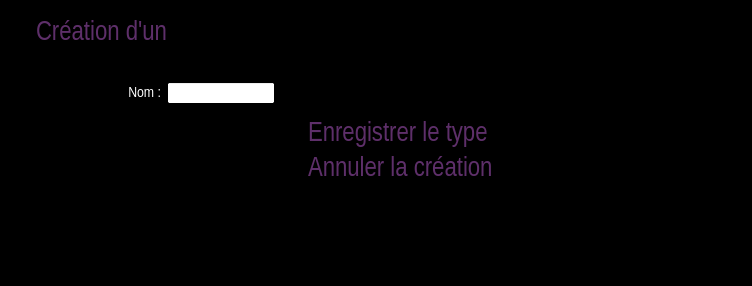
<?xml version="1.0" encoding="UTF-8"?>
<ui version="4.0">
 <class>CreateDotation</class>
 <widget class="QDialog" name="CreateDotation">
  <property name="geometry">
   <rect>
    <x>0</x>
    <y>0</y>
    <width>752</width>
    <height>286</height>
   </rect>
  </property>
  <property name="palette">
   <palette>
    <active>
     <colorrole role="WindowText">
      <brush brushstyle="SolidPattern">
       <color alpha="255">
        <red>94</red>
        <green>47</green>
        <blue>106</blue>
       </color>
      </brush>
     </colorrole>
     <colorrole role="Base">
      <brush brushstyle="SolidPattern">
       <color alpha="255">
        <red>255</red>
        <green>255</green>
        <blue>255</blue>
       </color>
      </brush>
     </colorrole>
     <colorrole role="Window">
      <brush brushstyle="SolidPattern">
       <color alpha="255">
        <red>0</red>
        <green>0</green>
        <blue>0</blue>
       </color>
      </brush>
     </colorrole>
    </active>
    <inactive>
     <colorrole role="WindowText">
      <brush brushstyle="SolidPattern">
       <color alpha="255">
        <red>94</red>
        <green>47</green>
        <blue>106</blue>
       </color>
      </brush>
     </colorrole>
     <colorrole role="Base">
      <brush brushstyle="SolidPattern">
       <color alpha="255">
        <red>255</red>
        <green>255</green>
        <blue>255</blue>
       </color>
      </brush>
     </colorrole>
     <colorrole role="Window">
      <brush brushstyle="SolidPattern">
       <color alpha="255">
        <red>0</red>
        <green>0</green>
        <blue>0</blue>
       </color>
      </brush>
     </colorrole>
    </inactive>
    <disabled>
     <colorrole role="WindowText">
      <brush brushstyle="SolidPattern">
       <color alpha="255">
        <red>120</red>
        <green>120</green>
        <blue>120</blue>
       </color>
      </brush>
     </colorrole>
     <colorrole role="Base">
      <brush brushstyle="SolidPattern">
       <color alpha="255">
        <red>0</red>
        <green>0</green>
        <blue>0</blue>
       </color>
      </brush>
     </colorrole>
     <colorrole role="Window">
      <brush brushstyle="SolidPattern">
       <color alpha="255">
        <red>0</red>
        <green>0</green>
        <blue>0</blue>
       </color>
      </brush>
     </colorrole>
    </disabled>
   </palette>
  </property>
  <property name="windowTitle">
   <string>Création d'un</string>
  </property>
  <property name="windowIcon">
   <iconset resource="pokersphere.qrc">
    <normaloff>:/img/Resources/sphere.ico</normaloff>:/img/Resources/sphere.ico</iconset>
  </property>
  <layout class="QHBoxLayout" name="horizontalLayout_2">
   <item>
    <layout class="QHBoxLayout" name="horizontalLayout">
     <item>
      <layout class="QVBoxLayout" name="verticalLayout_5">
       <property name="topMargin">
        <number>9</number>
       </property>
       <property name="rightMargin">
        <number>9</number>
       </property>
       <item>
        <layout class="QHBoxLayout" name="horizontalLayout_7">
         <property name="leftMargin">
          <number>25</number>
         </property>
         <property name="bottomMargin">
          <number>30</number>
         </property>
         <item>
          <widget class="QLabel" name="creationDotationLabel">
           <property name="font">
            <font>
             <family>Arial Narrow</family>
             <pointsize>20</pointsize>
            </font>
           </property>
           <property name="text">
            <string>Création d'un </string>
           </property>
          </widget>
         </item>
        </layout>
       </item>
       <item>
        <layout class="QHBoxLayout" name="horizontalLayout_13">
         <item>
          <widget class="QLabel" name="nomLabel">
           <property name="minimumSize">
            <size>
             <width>150</width>
             <height>20</height>
            </size>
           </property>
           <property name="maximumSize">
            <size>
             <width>150</width>
             <height>20</height>
            </size>
           </property>
           <property name="palette">
            <palette>
             <active>
              <colorrole role="WindowText">
               <brush brushstyle="SolidPattern">
                <color alpha="255">
                 <red>255</red>
                 <green>255</green>
                 <blue>255</blue>
                </color>
               </brush>
              </colorrole>
             </active>
             <inactive>
              <colorrole role="WindowText">
               <brush brushstyle="SolidPattern">
                <color alpha="255">
                 <red>255</red>
                 <green>255</green>
                 <blue>255</blue>
                </color>
               </brush>
              </colorrole>
             </inactive>
             <disabled>
              <colorrole role="WindowText">
               <brush brushstyle="SolidPattern">
                <color alpha="255">
                 <red>120</red>
                 <green>120</green>
                 <blue>120</blue>
                </color>
               </brush>
              </colorrole>
             </disabled>
            </palette>
           </property>
           <property name="font">
            <font>
             <family>Arial Narrow</family>
             <pointsize>11</pointsize>
            </font>
           </property>
           <property name="text">
            <string>Nom :</string>
           </property>
           <property name="alignment">
            <set>Qt::AlignRight|Qt::AlignTrailing|Qt::AlignVCenter</set>
           </property>
          </widget>
         </item>
         <item>
          <widget class="QLineEdit" name="nomLineEdit">
           <property name="maxLength">
            <number>100</number>
           </property>
          </widget>
         </item>
        </layout>
       </item>
       <item>
        <spacer name="verticalSpacer_3">
         <property name="orientation">
          <enum>Qt::Vertical</enum>
         </property>
         <property name="sizeHint" stdset="0">
          <size>
           <width>20</width>
           <height>40</height>
          </size>
         </property>
        </spacer>
       </item>
      </layout>
     </item>
     <item>
      <layout class="QVBoxLayout" name="verticalLayout_2">
       <property name="leftMargin">
        <number>9</number>
       </property>
       <item>
        <widget class="QLabel" name="logoLabel">
         <property name="maximumSize">
          <size>
           <width>256</width>
           <height>150</height>
          </size>
         </property>
         <property name="text">
          <string/>
         </property>
         <property name="pixmap">
          <pixmap resource="pokersphere.qrc">:/img/Resources/pokerSphere.gif</pixmap>
         </property>
         <property name="scaledContents">
          <bool>true</bool>
         </property>
         <property name="alignment">
          <set>Qt::AlignCenter</set>
         </property>
        </widget>
       </item>
       <item>
        <layout class="QVBoxLayout" name="verticalLayout_6">
         <property name="leftMargin">
          <number>9</number>
         </property>
         <item>
          <spacer name="verticalSpacer">
           <property name="orientation">
            <enum>Qt::Vertical</enum>
           </property>
           <property name="sizeHint" stdset="0">
            <size>
             <width>20</width>
             <height>40</height>
            </size>
           </property>
          </spacer>
         </item>
         <item>
          <widget class="QLabel" name="enregistrerDotationLabel">
           <property name="font">
            <font>
             <family>Arial Narrow</family>
             <pointsize>20</pointsize>
            </font>
           </property>
           <property name="text">
            <string>&lt;a href=&quot;a&quot; style=&quot;text-decoration:none;&quot;&gt;&lt;font color=&quot;#5E2F6A&quot;&gt;Enregistrer le type&lt;/font&gt;&lt;/a&gt;</string>
           </property>
          </widget>
         </item>
         <item>
          <widget class="QLabel" name="annulerCreationLabel">
           <property name="maximumSize">
            <size>
             <width>390</width>
             <height>16777215</height>
            </size>
           </property>
           <property name="font">
            <font>
             <family>Arial Narrow</family>
             <pointsize>20</pointsize>
            </font>
           </property>
           <property name="text">
            <string>&lt;a href=&quot;a&quot; style=&quot;text-decoration:none;&quot;&gt;&lt;font color=&quot;#5E2F6A&quot;&gt;Annuler la création&lt;/font&gt;&lt;/a&gt;</string>
           </property>
          </widget>
         </item>
         <item>
          <spacer name="verticalSpacer_2">
           <property name="orientation">
            <enum>Qt::Vertical</enum>
           </property>
           <property name="sizeHint" stdset="0">
            <size>
             <width>20</width>
             <height>40</height>
            </size>
           </property>
          </spacer>
         </item>
        </layout>
       </item>
      </layout>
     </item>
     <item>
      <spacer name="horizontalSpacer">
       <property name="orientation">
        <enum>Qt::Horizontal</enum>
       </property>
       <property name="sizeHint" stdset="0">
        <size>
         <width>0</width>
         <height>20</height>
        </size>
       </property>
      </spacer>
     </item>
    </layout>
   </item>
  </layout>
 </widget>
 <resources>
  <include location="pokersphere.qrc"/>
 </resources>
 <connections/>
</ui>
